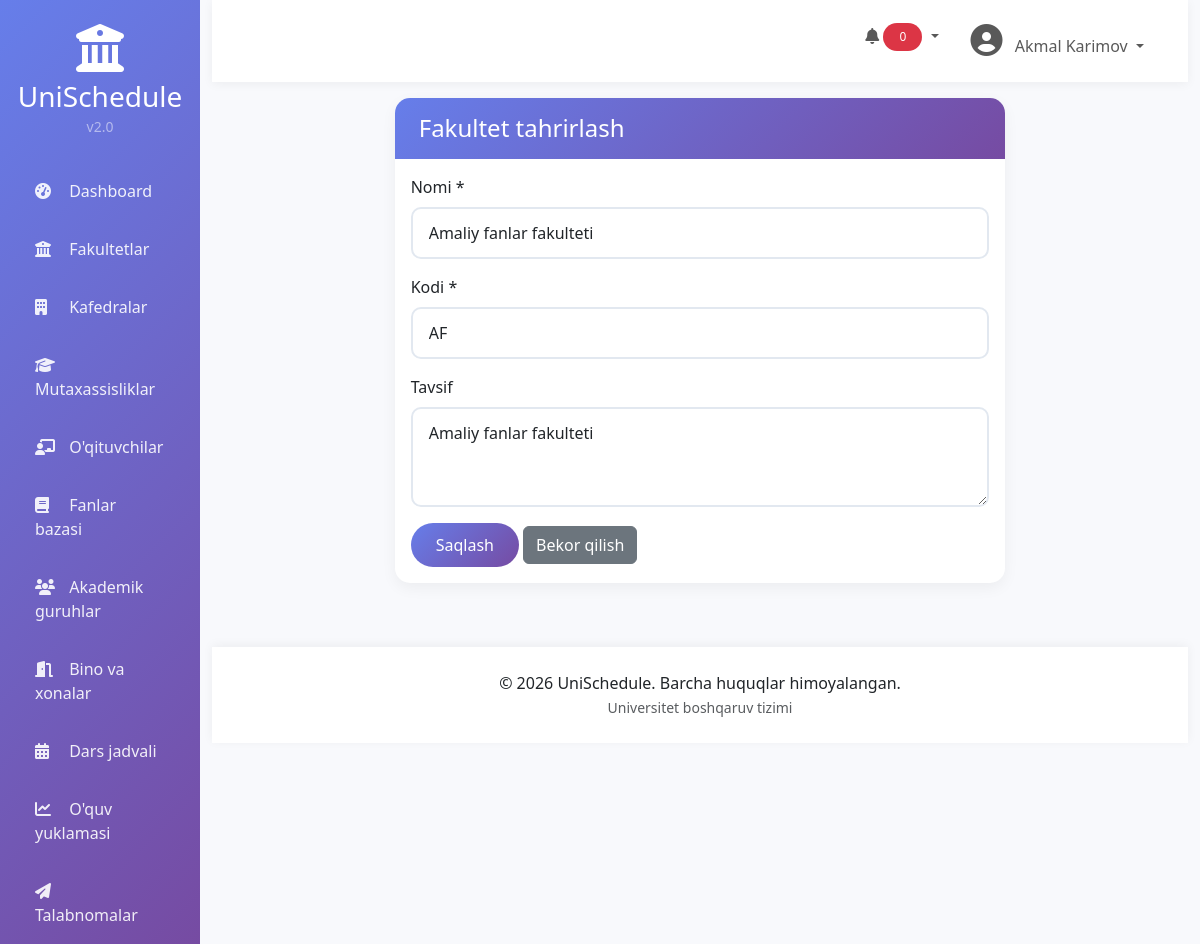
Screenshot of /faculties/1/edit/ (signed in) with the database file from the repository.
### faculties/models.py (models this page shows, shortened)
class Faculty(models.Model):
    name = models.CharField(max_length=255, verbose_name="Nomi")
    code = models.CharField(max_length=20, unique=True, verbose_name="Kodi")
    description = models.TextField(blank=True, verbose_name="Tavsif")
    dean_name = models.CharField(max_length=255, blank=True, verbose_name="Dekan ismi")
    phone = models.CharField(max_length=20, blank=True, verbose_name="Telefon")
    email = models.EmailField(blank=True, verbose_name="Email")
    established_date = models.DateField(null=True, blank=True, verbose_name="Tashkil etilgan sana")
    created_at = models.DateTimeField(auto_now_add=True)
    updated_at = models.DateTimeField(auto_now=True)
    class Meta:
        verbose_name = "Fakultet"
        verbose_name_plural = "Fakultetlar"
        ordering = ['name']

### faculties/views.py (the view, shortened to what this page needs)
# urls.py: path('<int:pk>/edit/', views.faculty_edit, name='faculty_edit'),
@login_required
def faculty_edit(request, pk):
    faculty = get_object_or_404(Faculty, pk=pk)
    context = {
        'faculty': faculty,
        'title': 'Fakultet tahrirlash'
    }
    return render(request, 'faculties/form.html', context)

### templates/faculties/form.html (shortened to what this page needs)
{% extends 'base.html' %}
{% block content %}
<div class="row justify-content-center">
    <div class="col-md-8">
        <div class="card">
            <div class="card-header">
                <h4 class="mb-0">{{ title }}</h4>
            </div>
            <div class="card-body">
                <form method="POST">
                    <div class="mb-3">
                        <label for="name" class="form-label">Nomi *</label>
                        <input type="text" class="form-control" id="name" name="name" value="{{ faculty.name|default:'' }}" required>
                    </div>
                    <div class="mb-3">
                        <label for="code" class="form-label">Kodi *</label>
                        <input type="text" class="form-control" id="code" name="code" value="{{ faculty.code|default:'' }}" required>
                    </div>
                    <div class="mb-3">
                        <label for="description" class="form-label">Tavsif</label>
                        <textarea class="form-control" id="description" name="description" rows="3">{{ faculty.description|default:'' }}</textarea>
                    </div>
                    <button type="submit" class="btn btn-custom">Saqlash</button>
                    <a href="{% url 'faculty_list' %}" class="btn btn-secondary">Bekor qilish</a>
                </form>
            </div>
        </div>
    </div>
</div>
{% endblock %}

### templates/base.html (shortened to what this page needs)
<!DOCTYPE html>
<html lang="uz">
<head>
    <link href="https://cdn.jsdelivr.net/npm/bootstrap@5.3.0/dist/css/bootstrap.min.css" rel="stylesheet">
    <link href="https://cdnjs.cloudflare.com/ajax/libs/font-awesome/6.4.0/css/all.min.css" rel="stylesheet">
    <link href="https://cdn.datatables.net/1.13.6/css/dataTables.bootstrap5.min.css" rel="stylesheet">
    {% load static %}
    <link rel="stylesheet" href="{% static 'css/style.css' %}">
</head>
<body>
    <div class="container-fluid">
        <div class="row">
            <div class="col-md-3 col-lg-2 px-0 sidebar" id="sidebar">
                <div class="text-center py-4">
                    <div class="logo">
                        <i class="fas fa-university fa-3x text-white mb-2"></i>
                        <h3 class="text-white mb-0">UniSchedule</h3>
                        <small class="text-white-50">v2.0</small>
                    </div>
                </div>
                <nav class="nav flex-column">
                    <a class="nav-link {% if request.resolver_match.url_name == 'dashboard' %}active{% endif %}" href="/">
                        <i class="fas fa-tachometer-alt"></i> <span>Dashboard</span>
                    </a>
                    <a class="nav-link" href="/faculties/">
                        <i class="fas fa-university"></i> <span>Fakultetlar</span>
                    </a>
                    <a class="nav-link" href="/departments/">
                        <i class="fas fa-building"></i> <span>Kafedralar</span>
                    </a>
                    <a class="nav-link" href="/specializations/">
                        <i class="fas fa-graduation-cap"></i> <span>Mutaxassisliklar</span>
                    </a>
                    <a class="nav-link" href="/teachers/">
                        <i class="fas fa-chalkboard-user"></i> <span>O'qituvchilar</span>
                    </a>
                    <a class="nav-link" href="/subjects/">
                        <i class="fas fa-book"></i> <span>Fanlar bazasi</span>
                    </a>
                    <a class="nav-link" href="/groups/">
                        <i class="fas fa-users"></i> <span>Akademik guruhlar</span>
                    </a>
                    <a class="nav-link" href="/rooms/">
                        <i class="fas fa-door-open"></i> <span>Bino va xonalar</span>
                    </a>
                    <a class="nav-link" href="/schedule/">
                        <i class="fas fa-calendar-alt"></i> <span>Dars jadvali</span>
                    </a>
                    <a class="nav-link" href="/workload/">
                        <i class="fas fa-chart-line"></i> <span>O'quv yuklamasi</span>
                    </a>
                    <a class="nav-link" href="/requests/">
                        <i class="fas fa-paper-plane"></i> <span>Talabnomalar</span>
                    </a>
                </nav>
            </div>
            <div class="col-md-9 col-lg-10 main-content">
                <nav class="navbar navbar-expand-lg navbar-custom">
                    <div class="container-fluid">
                        <div class="collapse navbar-collapse">
                            <ul class="navbar-nav ms-auto">
                                <li class="nav-item me-3">
                                    <div class="dropdown">
                                        <button class="btn btn-link nav-link dropdown-toggle" type="button" id="notificationDropdown" data-bs-toggle="dropdown">
                                            <i class="fas fa-bell"></i>
                                            <span class="badge bg-danger" id="notificationBadge">0</span>
                                        </button>
                                    </div>
                                </li>
                                <li class="nav-item dropdown">
                                    <a class="nav-link dropdown-toggle" href="#" id="navbarDropdown" role="button" data-bs-toggle="dropdown">
                                        <i class="fas fa-user-circle fa-2x"></i>
                                        <span class="ms-2">{{ user.get_full_name|default:user.username }}</span>
                                    </a>
                                </li>
                            </ul>
                        </div>
                    </div>
                </nav>
                <div class="px-4 py-3 fade-in">
                    {% block content %}{% endblock %}
                </div>
                <div class="footer">
                    <p class="mb-0">
                        &copy; 2026 UniSchedule. Barcha huquqlar himoyalangan.
                        <br>
                        <small class="text-muted">Universitet boshqaruv tizimi</small>
                    </p>
                </div>
            </div>
        </div>
    </div>
</body>
</html>

### static/css/style.css (style rules this page uses)
:root { --primary: #667eea; --primary-dark: #5a67d8; --secondary: #764ba2; --success: #48bb78; --danger: #f56565; --warning: #ed8936; --info: #4299e1; --dark: #2d3748; --light: #f7fafc; }
* { margin: 0; padding: 0; box-sizing: border-box; }
body { font-family: 'Segoe UI', Tahoma, Geneva, Verdana, sans-serif; background: linear-gradient(135deg, #667eea 0%, #764ba2 100%); min-height: 100vh; }
.sidebar { background: linear-gradient(135deg, var(--primary) 0%, var(--secondary) 100%); box-shadow: 2px 0 20px rgba(0,0,0,0.1); transition: all 0.3s; }
.sidebar .nav-link { color: rgba(255,255,255,0.9); padding: 12px 20px; margin: 5px 15px; border-radius: 10px; transition: all 0.3s; position: relative; overflow: hidden; }
.sidebar .nav-link::before { content: ''; position: absolute; top: 0; left: -100%; width: 100%; height: 100%; background: rgba(255,255,255,0.1); transition: left 0.3s; }
.sidebar .nav-link i { margin-right: 10px; width: 20px; }
.main-content { background: #f8f9fc; min-height: 100vh; }
.navbar-custom { background: white; box-shadow: 0 2px 10px rgba(0,0,0,0.05); padding: 1rem 1.5rem; }
.card { border: none; border-radius: 15px; box-shadow: 0 5px 15px rgba(0,0,0,0.05); transition: all 0.3s; overflow: hidden; }
.card-header { background: linear-gradient(135deg, var(--primary) 0%, var(--secondary) 100%); color: white; border: none; padding: 1rem 1.5rem; }
.btn-custom { background: linear-gradient(135deg, var(--primary) 0%, var(--secondary) 100%); color: white; border: none; padding: 10px 25px; border-radius: 25px; transition: all 0.3s; position: relative; overflow: hidden; }
.form-control, .form-select { border-radius: 10px; border: 2px solid #e2e8f0; transition: all 0.3s; padding: 0.75rem 1rem; }
.badge { padding: 0.5rem 1rem; border-radius: 20px; font-weight: 500; }
.fade-in { animation: fadeIn 0.5s ease-in; }
.footer { background: white; padding: 1.5rem; text-align: center; margin-top: 3rem; box-shadow: 0 -2px 10px rgba(0,0,0,0.05); }

### templates/base.html (style rules this page uses)
.sidebar { min-height: 100vh; }

### rows the page displays
Faculty: name "Amaliy fanlar fakulteti", code "AF", description "Amaliy fanlar fakulteti"

### other values shown
{{ user.get_full_name|default:user.username }} "Akmal Karimov"
{{ title }} "Fakultet tahrirlash"
